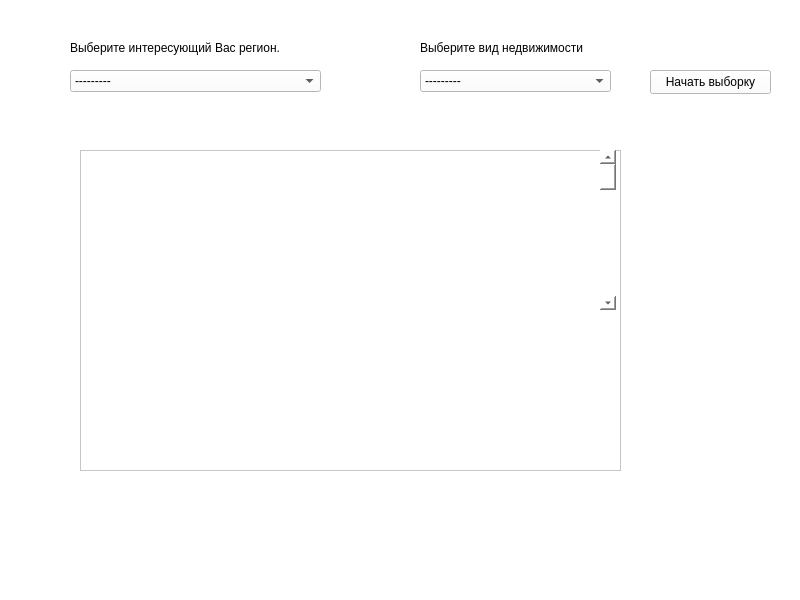
<?xml version="1.0" encoding="UTF-8"?>
<ui version="4.0">
 <class>MainWindow</class>
 <widget class="QMainWindow" name="MainWindow">
  <property name="geometry">
   <rect>
    <x>0</x>
    <y>0</y>
    <width>800</width>
    <height>600</height>
   </rect>
  </property>
  <property name="windowTitle">
   <string>Avito автоматизация.</string>
  </property>
  <property name="styleSheet">
   <string notr="true">background-color: #ffffff;
font: 10pt &quot;Verdana&quot;;</string>
  </property>
  <widget class="QWidget" name="centralwidget">
   <widget class="QLabel" name="label">
    <property name="geometry">
     <rect>
      <x>70</x>
      <y>40</y>
      <width>251</width>
      <height>16</height>
     </rect>
    </property>
    <property name="cursor">
     <cursorShape>ArrowCursor</cursorShape>
    </property>
    <property name="autoFillBackground">
     <bool>false</bool>
    </property>
    <property name="text">
     <string>Выберите интересующий Вас регион.</string>
    </property>
   </widget>
   <widget class="QComboBox" name="comboBox">
    <property name="geometry">
     <rect>
      <x>70</x>
      <y>70</y>
      <width>251</width>
      <height>22</height>
     </rect>
    </property>
    <item>
     <property name="text">
      <string>---------</string>
     </property>
    </item>
    <item>
     <property name="text">
      <string>Невинномысск</string>
     </property>
    </item>
    <item>
     <property name="text">
      <string>Ставропольский край</string>
     </property>
    </item>
    <item>
     <property name="text">
      <string>Карачаево-Черкесская Республика</string>
     </property>
    </item>
    <item>
     <property name="text">
      <string>Сочи</string>
     </property>
    </item>
   </widget>
   <widget class="QLabel" name="label_2">
    <property name="geometry">
     <rect>
      <x>420</x>
      <y>40</y>
      <width>241</width>
      <height>16</height>
     </rect>
    </property>
    <property name="text">
     <string>Выберите вид недвижимости</string>
    </property>
   </widget>
   <widget class="QTextEdit" name="textEdit">
    <property name="geometry">
     <rect>
      <x>80</x>
      <y>150</y>
      <width>541</width>
      <height>321</height>
     </rect>
    </property>
   </widget>
   <widget class="QComboBox" name="comboBox_2">
    <property name="geometry">
     <rect>
      <x>420</x>
      <y>70</y>
      <width>191</width>
      <height>22</height>
     </rect>
    </property>
    <item>
     <property name="text">
      <string>---------</string>
     </property>
    </item>
   </widget>
   <widget class="QScrollBar" name="verticalScrollBar">
    <property name="geometry">
     <rect>
      <x>600</x>
      <y>150</y>
      <width>16</width>
      <height>160</height>
     </rect>
    </property>
    <property name="sizePolicy">
     <sizepolicy hsizetype="Fixed" vsizetype="Minimum">
      <horstretch>0</horstretch>
      <verstretch>0</verstretch>
     </sizepolicy>
    </property>
    <property name="orientation">
     <enum>Qt::Orientation::Vertical</enum>
    </property>
    <property name="invertedAppearance">
     <bool>false</bool>
    </property>
   </widget>
   <widget class="QPushButton" name="pushButton">
    <property name="geometry">
     <rect>
      <x>650</x>
      <y>70</y>
      <width>121</width>
      <height>24</height>
     </rect>
    </property>
    <property name="text">
     <string>Начать выборку</string>
    </property>
   </widget>
  </widget>
  <widget class="QStatusBar" name="statusbar"/>
 </widget>
 <resources/>
 <connections/>
</ui>
